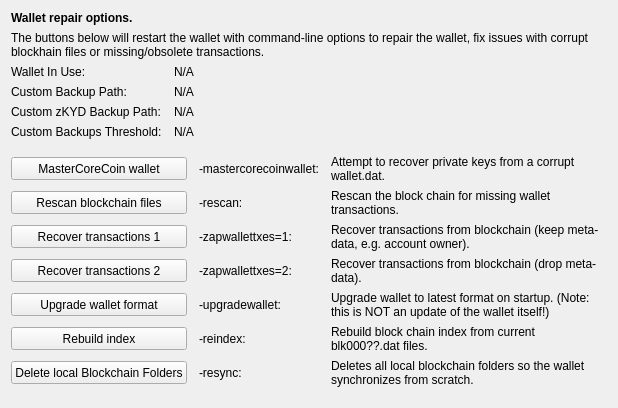
     <widget class="QWidget" name="tab_repair">
      <attribute name="title">
       <string>&amp;Wallet Repair</string>
      </attribute>
      <layout class="QGridLayout" name="gridLayout_4" columnstretch="0,0,0,0">
       <property name="horizontalSpacing">
        <number>12</number>
       </property>
       <item row="0" column="0" colspan="4">
        <widget class="QLabel" name="label_repair_header">
         <property name="font">
          <font>
           <weight>75</weight>
           <bold>true</bold>
          </font>
         </property>
         <property name="text">
          <string>Wallet repair options.</string>
         </property>
        </widget>
       </item>
       <item row="1" column="0" colspan="4">
        <widget class="QLabel" name="label_repair_helptext">
         <property name="font">
          <font>
           <weight>50</weight>
           <bold>false</bold>
          </font>
         </property>
         <property name="text">
          <string>The buttons below will restart the wallet with command-line options to repair the wallet, fix issues with corrupt blockhain files or missing/obsolete transactions.</string>
         </property>
         <property name="wordWrap">
          <bool>true</bool>
         </property>
        </widget>
       </item>
       <item row="2" column="0">
        <widget class="QLabel" name="wallet_path_label">
         <property name="text">
          <string>Wallet In Use:</string>
         </property>
        </widget>
       </item>
       <item row="2" column="1" colspan="3">
        <widget class="QLabel" name="wallet_path">
         <property name="cursor">
          <cursorShape>IBeamCursor</cursorShape>
         </property>
         <property name="text">
          <string>N/A</string>
         </property>
         <property name="textFormat">
          <enum>Qt::PlainText</enum>
         </property>
         <property name="textInteractionFlags">
          <set>Qt::LinksAccessibleByMouse|Qt::TextSelectableByKeyboard|Qt::TextSelectableByMouse</set>
         </property>
        </widget>
       </item>
       <item row="3" column="0">
        <widget class="QLabel" name="wallet_custombackuppath_label">
         <property name="text">
          <string>Custom Backup Path:</string>
         </property>
         <property name="visible">
          <bool>false</bool>
         </property>
        </widget>
       </item>
       <item row="3" column="1" colspan="3">
        <widget class="QLabel" name="wallet_custombackuppath">
         <property name="cursor">
          <cursorShape>IBeamCursor</cursorShape>
         </property>
         <property name="text">
          <string>N/A</string>
         </property>
         <property name="textFormat">
          <enum>Qt::PlainText</enum>
         </property>
         <property name="textInteractionFlags">
          <set>Qt::LinksAccessibleByMouse|Qt::TextSelectableByKeyboard|Qt::TextSelectableByMouse</set>
         </property>
         <property name="visible">
          <bool>false</bool>
         </property>
        </widget>
       </item>
       <item row="4" column="0">
        <widget class="QLabel" name="wallet_customzkydbackuppath_label">
         <property name="text">
          <string>Custom zKYD Backup Path:</string>
         </property>
         <property name="visible">
          <bool>false</bool>
         </property>
        </widget>
       </item>
       <item row="4" column="1" colspan="3">
        <widget class="QLabel" name="wallet_customzkydbackuppath">
         <property name="cursor">
          <cursorShape>IBeamCursor</cursorShape>
         </property>
         <property name="text">
          <string>N/A</string>
         </property>
         <property name="textFormat">
          <enum>Qt::PlainText</enum>
         </property>
         <property name="textInteractionFlags">
          <set>Qt::LinksAccessibleByMouse|Qt::TextSelectableByKeyboard|Qt::TextSelectableByMouse</set>
         </property>
         <property name="visible">
          <bool>false</bool>
         </property>
        </widget>
       </item>
       <item row="5" column="0">
        <widget class="QLabel" name="wallet_custombackupthreshold_label">
         <property name="text">
          <string>Custom Backups Threshold:</string>
         </property>
         <property name="visible">
          <bool>false</bool>
         </property>
        </widget>
       </item>
       <item row="5" column="1" colspan="3">
        <widget class="QLabel" name="wallet_custombackupthreshold">
         <property name="cursor">
          <cursorShape>IBeamCursor</cursorShape>
         </property>
         <property name="text">
          <string>N/A</string>
         </property>
         <property name="textFormat">
          <enum>Qt::PlainText</enum>
         </property>
         <property name="textInteractionFlags">
          <set>Qt::LinksAccessibleByMouse|Qt::TextSelectableByKeyboard|Qt::TextSelectableByMouse</set>
         </property>
         <property name="visible">
          <bool>false</bool>
         </property>
        </widget>
       </item>
       <item row="6" column="0">
        <spacer name="verticalSpacer_repair1">
         <property name="orientation">
          <enum>Qt::Vertical</enum>
         </property>
         <property name="sizeHint" stdset="0">
          <size>
           <width>10</width>
           <height>10</height>
          </size>
         </property>
        </spacer>
       </item>
       <item row="7" column="0" colspan="2">
        <widget class="QPushButton" name="btn_mastercorecoinwallet">
         <property name="minimumSize">
          <size>
           <width>100</width>
           <height>23</height>
          </size>
         </property>
         <property name="text">
          <string>MasterCoreCoin wallet</string>
         </property>
        </widget>
       </item>
       <item row="7" column="2">
        <widget class="QLabel" name="label_repair_mastercorecoin_command">
         <property name="text">
          <string notr="true">-mastercorecoinwallet:</string>
         </property>
        </widget>
       </item>
       <item row="7" column="3">
        <widget class="QLabel" name="label_repair_mastercorecoin">
         <property name="text">
          <string>Attempt to recover private keys from a corrupt wallet.dat.</string>
         </property>
         <property name="wordWrap">
          <bool>true</bool>
         </property>
        </widget>
       </item>
       <item row="8" column="0" colspan="2">
        <widget class="QPushButton" name="btn_rescan">
         <property name="minimumSize">
          <size>
           <width>100</width>
           <height>23</height>
          </size>
         </property>
         <property name="text">
          <string>Rescan blockchain files</string>
         </property>
        </widget>
       </item>
       <item row="8" column="2">
        <widget class="QLabel" name="label_repair_rescan_command">
         <property name="text">
          <string notr="true">-rescan:</string>
         </property>
        </widget>
       </item>
       <item row="8" column="3">
        <widget class="QLabel" name="label_repair_rescan">
         <property name="text">
          <string>Rescan the block chain for missing wallet transactions.</string>
         </property>
         <property name="wordWrap">
          <bool>true</bool>
         </property>
        </widget>
       </item>
       <item row="9" column="0" colspan="2">
        <widget class="QPushButton" name="btn_zapwallettxes1">
         <property name="minimumSize">
          <size>
           <width>100</width>
           <height>23</height>
          </size>
         </property>
         <property name="text">
          <string>Recover transactions 1</string>
         </property>
        </widget>
       </item>
       <item row="9" column="2">
        <widget class="QLabel" name="label_repair_zap1_command">
         <property name="text">
          <string notr="true">-zapwallettxes=1:</string>
         </property>
        </widget>
       </item>
       <item row="9" column="3">
        <widget class="QLabel" name="label_repair_zap1">
         <property name="text">
          <string>Recover transactions from blockchain (keep meta-data, e.g. account owner).</string>
         </property>
         <property name="wordWrap">
          <bool>true</bool>
         </property>
        </widget>
       </item>
       <item row="10" column="0" colspan="2">
        <widget class="QPushButton" name="btn_zapwallettxes2">
         <property name="minimumSize">
          <size>
           <width>100</width>
           <height>23</height>
          </size>
         </property>
         <property name="text">
          <string>Recover transactions 2</string>
         </property>
        </widget>
       </item>
       <item row="10" column="2">
        <widget class="QLabel" name="label_repair_zap2_command">
         <property name="text">
          <string notr="true">-zapwallettxes=2:</string>
         </property>
        </widget>
       </item>
       <item row="10" column="3">
        <widget class="QLabel" name="label_repair_zap2">
         <property name="text">
          <string>Recover transactions from blockchain (drop meta-data).</string>
         </property>
         <property name="wordWrap">
          <bool>true</bool>
         </property>
        </widget>
       </item>
       <item row="11" column="0" colspan="2">
        <widget class="QPushButton" name="btn_upgradewallet">
         <property name="minimumSize">
          <size>
           <width>100</width>
           <height>23</height>
          </size>
         </property>
         <property name="text">
          <string>Upgrade wallet format</string>
         </property>
        </widget>
       </item>
       <item row="11" column="2">
        <widget class="QLabel" name="label_repair_upgrade_command">
         <property name="text">
          <string notr="true">-upgradewallet:</string>
         </property>
        </widget>
       </item>
       <item row="11" column="3">
        <widget class="QLabel" name="label_repair_upgrade">
         <property name="text">
          <string>Upgrade wallet to latest format on startup. (Note: this is NOT an update of the wallet itself!)</string>
         </property>
         <property name="wordWrap">
          <bool>true</bool>
         </property>
        </widget>
       </item>
       <item row="12" column="0" colspan="2">
        <widget class="QPushButton" name="btn_reindex">
         <property name="minimumSize">
          <size>
           <width>100</width>
           <height>23</height>
          </size>
         </property>
         <property name="text">
          <string>Rebuild index</string>
         </property>
        </widget>
       </item>
       <item row="12" column="2">
        <widget class="QLabel" name="label_repair_reindex_command">
         <property name="text">
          <string notr="true">-reindex:</string>
         </property>
        </widget>
       </item>
       <item row="12" column="3">
        <widget class="QLabel" name="label_repair_reindex">
         <property name="text">
          <string>Rebuild block chain index from current blk000??.dat files.</string>
         </property>
         <property name="wordWrap">
          <bool>true</bool>
         </property>
        </widget>
       </item>
       <item row="13" column="0" colspan="2">
        <widget class="QPushButton" name="btn_resync">
         <property name="minimumSize">
          <size>
           <width>100</width>
           <height>23</height>
          </size>
         </property>
         <property name="text">
          <string>Delete local Blockchain Folders</string>
         </property>
        </widget>
       </item>
       <item row="13" column="2">
        <widget class="QLabel" name="label_repair_resync_command">
         <property name="text">
          <string>-resync:</string>
         </property>
        </widget>
       </item>
       <item row="13" column="3">
        <widget class="QLabel" name="label_repair_resync">
         <property name="text">
          <string>Deletes all local blockchain folders so the wallet synchronizes from scratch.</string>
         </property>
         <property name="wordWrap">
          <bool>true</bool>
         </property>
        </widget>
       </item>
       <item row="14" column="0">
        <spacer name="verticalSpacer_repair2">
         <property name="orientation">
          <enum>Qt::Vertical</enum>
         </property>
         <property name="sizeHint" stdset="0">
          <size>
           <width>20</width>
           <height>10</height>
          </size>
         </property>
        </spacer>
       </item>
      </layout>
     </widget>
